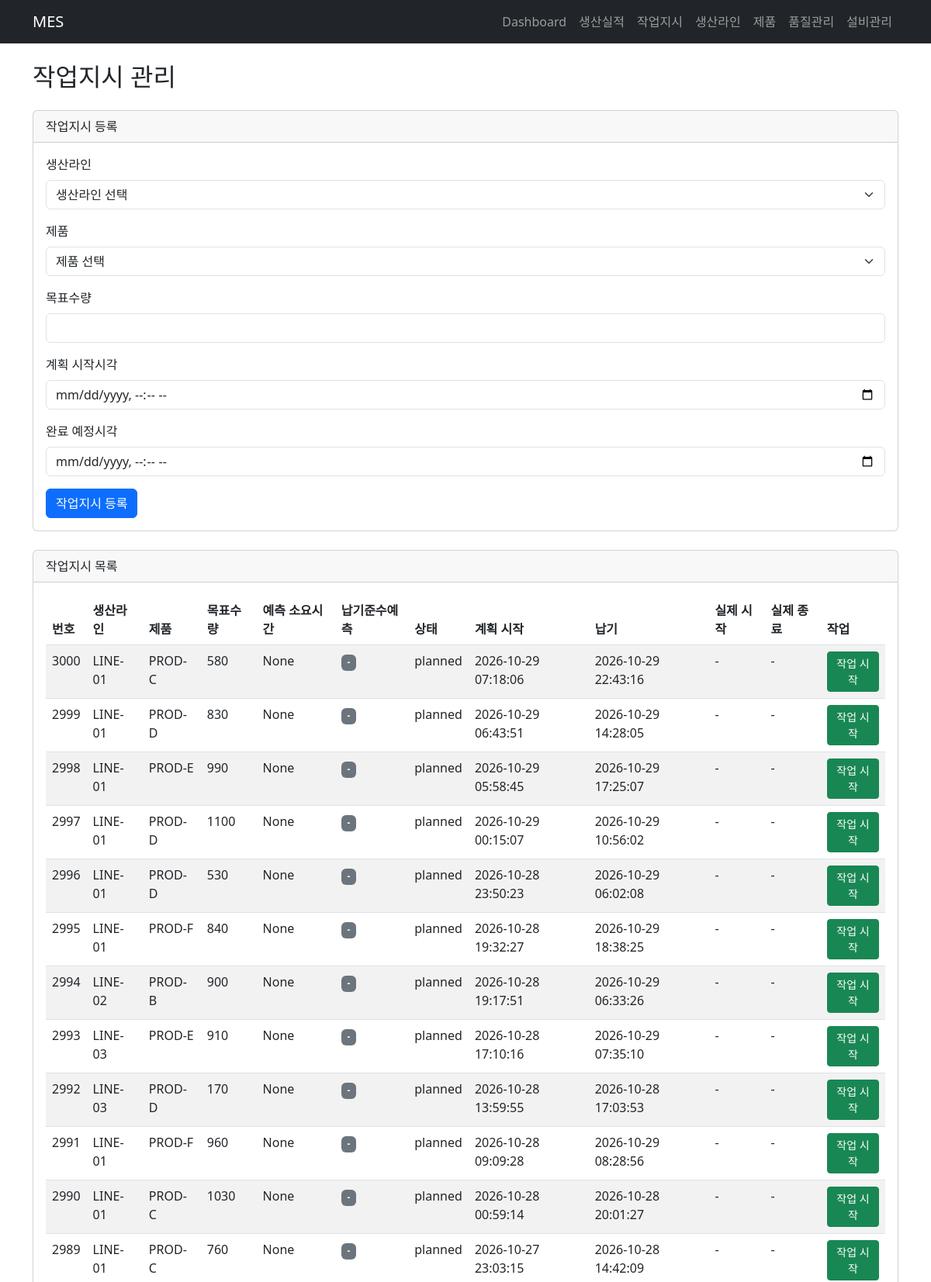
Screenshot of /work-orders (upper part) with the database file from the repository.
### tables this page shows
CREATE TABLE work_orders (

    work_order_id       INTEGER PRIMARY KEY AUTOINCREMENT,
    line_id             TEXT    NOT NULL,
    product_id          TEXT    NOT NULL,
    target_qty          INTEGER NOT NULL CHECK (target_qty > 0),
    status              TEXT    NOT NULL DEFAULT 'planned'
                        CHECK (status IN ('planned', 'running', 'completed')),
    predicted_duration_h REAL,
    predicted_late      INTEGER CHECK(predicted_late IN (0, 1)),
    predicted_late_probability REAL
        CHECK(predicted_late_probability BETWEEN 0 AND 1),
    planned_start_at    TEXT    NOT NULL,
    due_at              TEXT    NOT NULL,
    actual_start_at     TEXT,
    actual_end_at       TEXT,
    created_at          TEXT    NOT NULL DEFAULT (datetime('now', 'localtime')),

    FOREIGN KEY (line_id)
        REFERENCES production_lines(line_id),

    FOREIGN KEY (product_id)
        REFERENCES products(product_id)
    
);

### main.py (the view)
@app.get("/work-orders", response_class=HTMLResponse)
def work_orders_page(request: Request):
    orders = service.list_work_orders()
    lines = service.list_lines()
    products = service.list_products()
    return templates.TemplateResponse(
        request=request,
        name="orders.html",
        context={
            "orders": orders,
            "lines": lines,
            "products": products
        }
    )

### templates/orders.html (shortened to what this page needs)
{% extends "base.html" %}
{% block content %}
<h2 class="mb-4">작업지시 관리</h2>
<div class="card mb-4">
    <div class="card-header">작업지시 등록</div>
    <div class="card-body">
        <form method="post" action="/work-orders">
            <div class="mb-3">
                <label class="form-label">생산라인</label>
                <select name="line_id" class="form-select" required>
                    <option value="">생산라인 선택</option>
                </select>
            </div>
            <div class="mb-3">
                <label class="form-label">제품</label>
                <select name="product_id" class="form-select" required>
                    <option value="">제품 선택</option>
                </select>
            </div>
            <div class="mb-3">
                <label class="form-label">목표수량</label>
                <input type="number" name="target_qty" min="1" class="form-control" required>
            </div>
            <div class="mb-3">
                <label class="form-label">계획 시작시각</label>
                <input type="datetime-local" name="planned_start_at" class="form-control" required>
            </div>
            <div class="mb-3">
                <label class="form-label">완료 예정시각</label>
                <input type="datetime-local" name="due_at" class="form-control" required>
            </div>
            <button type="submit" class="btn btn-primary">
                작업지시 등록
            </button>
        </form>
    </div>
</div>
<div class="card">
    <div class="card-header">작업지시 목록</div>
    <div class="card-body">
        <div class="table-responsive">
            <table class="table table-striped">
                <thead>
                    <tr>
                        <th>번호</th>
                        <th>생산라인</th>
                        <th>제품</th>
                        <th>목표수량</th>
                        <th>예측 소요시간</th>
                        <th>납기준수예측</th>
                        <th>상태</th>
                        <th>계획 시작</th>
                        <th>납기</th>
                        <th>실제 시작</th>
                        <th>실제 종료</th>
                        <th>작업</th>
                    </tr>
                </thead>
                <tbody>
                    {% for order in orders %}
                    <tr>
                        <td>{{ order.work_order_id }}</td>
                        <td>{{ order.line_id }}</td>
                        <td>{{ order.product_id }}</td>
                        <td>{{ order.target_qty }}</td>
                        <td>{{ order.predicted_duration_h }}</td>
                        <td>
                            {% if order.predicted_late is none %}
                            <span class="badge bg-secondary">-</span>
                            {% elif order.predicted_late == 1 %}
                            <span class="badge bg-danger">지연 예상 ({{order.predicted_late_probability}})</span>
                            {% else %}
                            <span class="badge bg-success">정상 예상 ({{order.predicted_late_probability}})</span>
                            {% endif %}
                        </td>
                        <td>{{ order.status }}</td>
                        <td>{{ order.planned_start_at }}</td>
                        <td>{{ order.due_at }}</td>
                        <td>{{ order.actual_start_at or '-' }}</td>
                        <td>{{ order.actual_end_at or '-' }}</td>
                        <td>
                            {% if order.status == 'planned' %}
                            <form method="post" action="/work-orders/{{ order.work_order_id }}/start">
                                <button type="submit" class="btn btn-sm btn-success">
                                    작업 시작
                                </button>
                            </form>
                            {% elif order.status == 'running' %}
                            <form method="post" action="/work-orders/{{ order.work_order_id }}/complete">
                                <button type="submit" class="btn btn-sm btn-primary">
                                    작업 완료
                                </button>
                            </form>
                            {% else %}
                            완료
                            {% endif %}
                        </td>
                    </tr>
                    {% endfor %}
                </tbody>
            </table>
        </div>
    </div>
</div>
{% endblock %}

### rows the page displays
work_orders: work_order_id "3000", line_id "LINE-01", product_id "PROD-C", target_qty "580", predicted_duration_h "None", status "planned", planned_start_at "2026-10-29 07:18:06", due_at "2026-10-29 22:43:16", actual_start_at "-", actual_end_at "-"
work_orders: work_order_id "2999", line_id "LINE-01", product_id "PROD-D", target_qty "830", predicted_duration_h "None", status "planned", planned_start_at "2026-10-29 06:43:51", due_at "2026-10-29 14:28:05", actual_start_at "-", actual_end_at "-"
work_orders: work_order_id "2998", line_id "LINE-01", product_id "PROD-E", target_qty "990", predicted_duration_h "None", status "planned", planned_start_at "2026-10-29 05:58:45", due_at "2026-10-29 17:25:07", actual_start_at "-", actual_end_at "-"
work_orders: work_order_id "2997", line_id "LINE-01", product_id "PROD-D", target_qty "1100", predicted_duration_h "None", status "planned", planned_start_at "2026-10-29 00:15:07", due_at "2026-10-29 10:56:02", actual_start_at "-", actual_end_at "-"
work_orders: work_order_id "2996", line_id "LINE-01", product_id "PROD-D", target_qty "530", predicted_duration_h "None", status "planned", planned_start_at "2026-10-28 23:50:23", due_at "2026-10-29 06:02:08", actual_start_at "-", actual_end_at "-"
work_orders: work_order_id "2995", line_id "LINE-01", product_id "PROD-F", target_qty "840", predicted_duration_h "None", status "planned", planned_start_at "2026-10-28 19:32:27", due_at "2026-10-29 18:38:25", actual_start_at "-", actual_end_at "-"
work_orders: work_order_id "2994", line_id "LINE-02", product_id "PROD-B", target_qty "900", predicted_duration_h "None", status "planned", planned_start_at "2026-10-28 19:17:51", due_at "2026-10-29 06:33:26", actual_start_at "-", actual_end_at "-"
work_orders: work_order_id "2993", line_id "LINE-03", product_id "PROD-E", target_qty "910", predicted_duration_h "None", status "planned", planned_start_at "2026-10-28 17:10:16", due_at "2026-10-29 07:35:10", actual_start_at "-", actual_end_at "-"
work_orders: work_order_id "2992", line_id "LINE-03", product_id "PROD-D", target_qty "170", predicted_duration_h "None", status "planned", planned_start_at "2026-10-28 13:59:55", due_at "2026-10-28 17:03:53", actual_start_at "-", actual_end_at "-"
work_orders: work_order_id "2991", line_id "LINE-01", product_id "PROD-F", target_qty "960", predicted_duration_h "None", status "planned", planned_start_at "2026-10-28 09:09:28", due_at "2026-10-29 08:28:56", actual_start_at "-", actual_end_at "-"
work_orders: work_order_id "2990", line_id "LINE-01", product_id "PROD-C", target_qty "1030", predicted_duration_h "None", status "planned", planned_start_at "2026-10-28 00:59:14", due_at "2026-10-28 20:01:27", actual_start_at "-", actual_end_at "-"
work_orders: work_order_id "2989", line_id "LINE-01", product_id "PROD-C", target_qty "760", predicted_duration_h "None", status "planned", planned_start_at "2026-10-27 23:03:15", due_at "2026-10-28 14:42:09", actual_start_at "-", actual_end_at "-"
